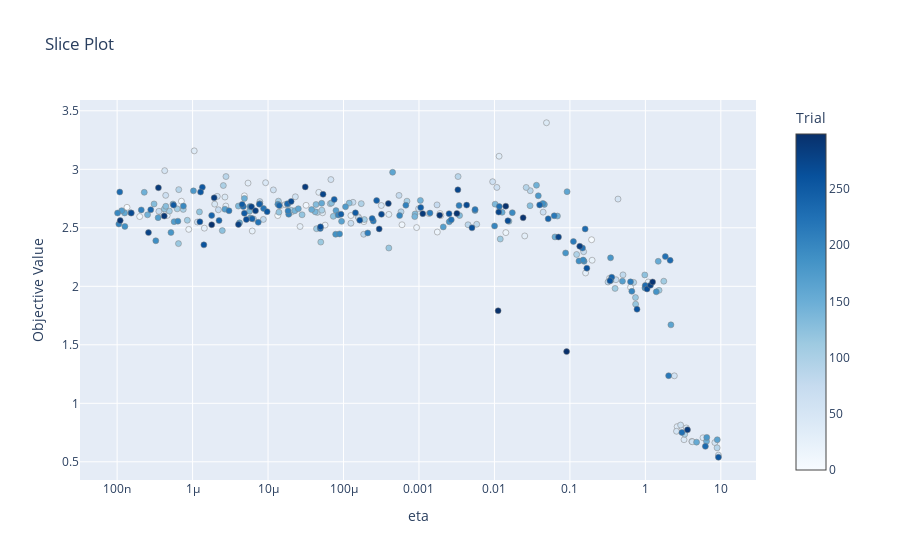

Notebook cell for this chart:
### Markdown cell above
### 6. eta - шокирующая правда!

### Code cell
from local_utils import make_eta_test
from optuna.visualization import plot_slice

# 0.005, 1
study = make_eta_test()
plot_slice(study)

### Figure 1 — Plotly figure (JSON) as saved in the notebook; plotly's stock layout.template omitted (floating-point values rounded to 4 significant figures; data arrays with more than 128 entries replaced by an {"elided": "..."} marker saying what was removed)
{"data": [{"marker": {"color": {"elided": "300 int values"}, "colorbar": {"title": {"text": "Trial"}, "x": 1, "xpad": 40, "y": 0.5}, "colorscale": [[0, "rgb(247,251,255)"], [0.125, "rgb(222,235,247)"], [0.25, "rgb(198,219,239)"], [0.375, "rgb(158,202,225)"], [0.5, "rgb(107,174,214)"], [0.625, "rgb(66,146,198)"], [0.75, "rgb(33,113,181)"], [0.875, "rgb(8,81,156)"], [1, "rgb(8,48,107)"]], "line": {"color": "Grey", "width": 0.5}}, "mode": "markers", "name": "Feasible Trial", "showlegend": false, "type": "scatter", "x": {"elided": "300 float values"}, "y": {"elided": "300 float values"}}], "layout": {"autosize": true, "title": {"text": "Slice Plot"}, "xaxis": {"autorange": true, "range": [-7.469, 1.443], "title": {"text": "eta"}, "type": "log"}, "yaxis": {"autorange": true, "range": [0.3031, 3.634], "title": {"text": "Objective Value"}, "type": "linear"}}}
